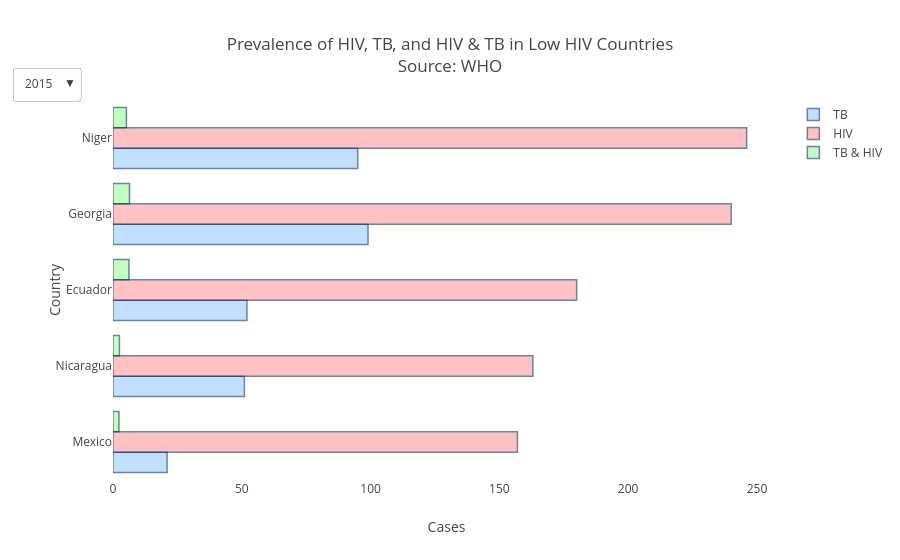

Notebook code for this chart:
### Markdown cell above
# c.

### Code cell
###############################################################################
TITLE = 'Prevalence of HIV, TB, and HIV & TB in Low HIV Countries'
XAXIS = 'Cases'
YAXIS = 'Country'
LEGEND_VALUES = ['TB', 'HIV', 'TB & HIV']
###########################################################################

create_x_vs_multi_y_bar('country', ['tb_all_cases_100k', 'hiv_cases_100k', 'tb+hiv+cases_100k'], 
                        tbcombined_hivsort_bottom_new, False, x_axis_title=XAXIS, y_axis_title=YAXIS, legend_values=LEGEND_VALUES, title=TITLE)

### Figure 1 — Plotly figure (JSON) as saved in the notebook; plotly's stock layout.template omitted (floating-point values rounded to 4 significant figures)
{"data": [{"x": [21, 51, 52, 99, 95], "y": ["Mexico", "Nicaragua", "Ecuador", "Georgia", "Niger"], "type": "bar", "name": "TB", "opacity": 0.6, "visible": true, "marker": {"line": {"width": 1.5, "color": "rgb(8,48,107)"}, "color": "rgb(153, 204, 255)"}, "orientation": "h"}, {"x": [157, 163, 180, 240, 246], "y": ["Mexico", "Nicaragua", "Ecuador", "Georgia", "Niger"], "type": "bar", "name": "HIV", "opacity": 0.6, "visible": true, "marker": {"line": {"width": 1.5, "color": "rgb(8,48,107)"}, "color": "rgb(255, 153, 153)"}, "orientation": "h"}, {"x": [2.3, 2.5, 6.2, 6.4, 5.2], "y": ["Mexico", "Nicaragua", "Ecuador", "Georgia", "Niger"], "type": "bar", "name": "TB & HIV", "opacity": 0.6, "visible": true, "marker": {"line": {"width": 1.5, "color": "rgb(8,48,107)"}, "color": "rgb(153, 255, 153)"}, "orientation": "h"}, {"x": [107, 127, 128, 135, 163], "y": ["Sudan", "Georgia", "Tajikistan", "Bolivia", "Nepal"], "type": "bar", "name": "TB", "opacity": 0.6, "visible": false, "marker": {"line": {"width": 1.5, "color": "rgb(8,48,107)"}, "color": "rgb(153, 204, 255)"}, "orientation": "h"}, {"x": [95, 146, 158, 161, 171], "y": ["Sudan", "Georgia", "Tajikistan", "Bolivia", "Nepal"], "type": "bar", "name": "HIV", "opacity": 0.6, "visible": false, "marker": {"line": {"width": 1.5, "color": "rgb(8,48,107)"}, "color": "rgb(255, 153, 153)"}, "orientation": "h"}, {"x": [4.3, 5.1, 3.1, 4.3, 8.9], "y": ["Sudan", "Georgia", "Tajikistan", "Bolivia", "Nepal"], "type": "bar", "name": "TB & HIV", "opacity": 0.6, "visible": false, "marker": {"line": {"width": 1.5, "color": "rgb(8,48,107)"}, "color": "rgb(153, 255, 153)"}, "orientation": "h"}, {"x": [21, 74, 158, 163, 153], "y": ["Mexico", "Belarus", "Bolivia", "Nepal", "Peru"], "type": "bar", "name": "TB", "opacity": 0.6, "visible": false, "marker": {"line": {"width": 1.5, "color": "rgb(8,48,107)"}, "color": "rgb(153, 204, 255)"}, "orientation": "h"}, {"x": [137, 145, 153, 184, 217], "y": ["Mexico", "Belarus", "Bolivia", "Nepal", "Peru"], "type": "bar", "name": "HIV", "opacity": 0.6, "visible": false, "marker": {"line": {"width": 1.5, "color": "rgb(8,48,107)"}, "color": "rgb(255, 153, 153)"}, "orientation": "h"}, {"x": [1, 1.2, 4.9, 9.7, 7.4], "y": ["Mexico", "Belarus", "Bolivia", "Nepal", "Peru"], "type": "bar", "name": "TB & HIV", "opacity": 0.6, "visible": false, "marker": {"line": {"width": 1.5, "color": "rgb(8,48,107)"}, "color": "rgb(153, 255, 153)"}, "orientation": "h"}, {"x": [23, 31, 29, 36, 37], "y": ["Chile", "Guatemala", "Mexico", "Colombia", "Argentina"], "type": "bar", "name": "TB", "opacity": 0.6, "visible": false, "marker": {"line": {"width": 1.5, "color": "rgb(8,48,107)"}, "color": "rgb(153, 204, 255)"}, "orientation": "h"}, {"x": [99, 137, 146, 149, 178], "y": ["Chile", "Guatemala", "Mexico", "Colombia", "Argentina"], "type": "bar", "name": "HIV", "opacity": 0.6, "visible": false, "marker": {"line": {"width": 1.5, "color": "rgb(8,48,107)"}, "color": "rgb(255, 153, 153)"}, "orientation": "h"}, {"x": [0.7, 3.2, 1.5, 1.5, 1.9], "y": ["Chile", "Guatemala", "Mexico", "Colombia", "Argentina"], "type": "bar", "name": "TB & HIV", "opacity": 0.6, "visible": false, "marker": {"line": {"width": 1.5, "color": "rgb(8,48,107)"}, "color": "rgb(153, 255, 153)"}, "orientation": "h"}], "layout": {"title": "Prevalence of HIV, TB, and HIV & TB in Low HIV Countries<br>Source: WHO", "updatemenus": [{"buttons": [{"label": "2015", "args": ["visible", [true, true, true, false, false, false, false, false, false, false, false, false]], "method": "restyle"}, {"label": "2010", "args": ["visible", [false, false, false, true, true, true, false, false, false, false, false, false]], "method": "restyle"}, {"label": "2005", "args": ["visible", [false, false, false, false, false, false, true, true, true, false, false, false]], "method": "restyle"}, {"label": "2000", "args": ["visible", [false, false, false, false, false, false, false, false, false, true, true, true]], "method": "restyle"}], "x": 5.5, "yanchor": "bottom"}], "yaxis": {"title": "Country"}, "xaxis": {"title": "Cases"}}}
